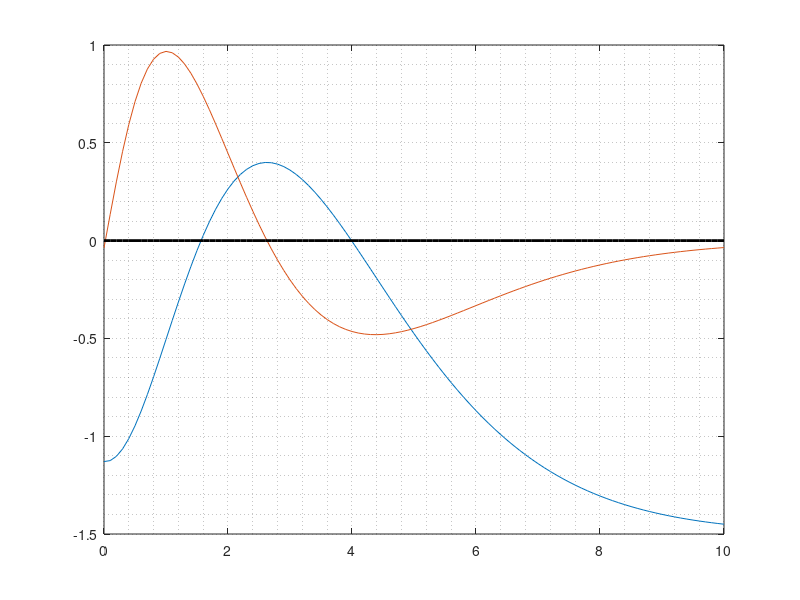

Source code (MATLAB): (Note: this script raises an error after producing the figure.)
 % Entregable
clear all; clc; clf

% Inciso 1
% Se define la funcion E(t)-1.5 y su primer derivada
E = @(t) (((t+(1/3)).^3 + (1/3)) .* e.^(-t) - 1.5);
dE = @(t) (e.^(-t) .* ( 3 .* (t+(1/3)).^2 - (t+(1/3)).^3 - (1/3)));

% Grafica de E(t) y E'(t)
 t = [0:0.1:10];
 y_E = E(t);
 y_dE = dE(t);
 z=@(t) 0.*t;
 zz=z(t);
 figure(1);
 plot(t, y_E, t, y_dE,t,zz,'k-','linewidth', 2);
 grid minor
% Maximo de iteraciones y tolerancia
 maxit = 20;
 tol = 1E-12;

 % Calculo de la ra?z en el intervalo [1:2]

 t0_1 = 2; % Se puede buscar con Biseccion
 [r1, it1, rh1,~]= newtonraphson (E, dE, t0_1, maxit, tol);

 % Calculo de la raiz en el intervalo [3:5]

 x0_2 = 3;
 [r2, it2, rh2,~]= newtonraphson (E, dE, x0_2, maxit, tol);

 disp("t -> E = 1.5 | Iteraciones ");
 disp([r1 it1]);
 disp([r2 it2]);

 % Grafica de la convergencia
 figure(2);
 semilogy([1:it1], rh1, [1:it2], rh2);
 grid minor

 % ----------------------------------------------------------------- %

 % Inciso 2
 % Se redefine la funcion de E(t) y se define la segunda derivada
 E = @(t) (((t+(1/3)).^3 + (1/3)) .* e.^(-t)); % Funcion sin el valor 1.5
 d2E = @(t) (e.^(-t) .* ( (t+(1/3)).^3 - 6 .* (t+(1/3)).^2 + 6 .*(t+(1/3)) + (1/3)));

 % Grafica de E(t), E'(t) y E''(t)
 t = [0:0.1:10];
 y_E = E(t);
 y_dE = dE(t);
 y_d2E = d2E(t);

 figure(3);
 plot(t, y_E, t, y_dE, t, y_d2E,t,zz,'k-','linewidth', 2);
 grid minor
 % Calculo del punto critico en el intervalo [2:3]

 t0_3 = 2;
 [r3, it3, rh3,~]= newtonraphson (dE, d2E, t0_3, maxit, tol);

 disp("t -> E_max | Iteraciones ");
 disp([r3 it3]);
 disp("Valor de E_max");
 disp(E(r3));

 % Grafica de la convergencia
 figure(4);
 semilogy([1:it3], rh3);
 grid minor
 % ----------------------------------------------------------------- %

 % Inciso 3
 % Se redefine la funcion de E(t) y se define la segunda derivada
 d3E = @(t) (e.^(-t) .* ( -((t+(1/3)).^3) + 9 .* (t+(1/3)).^2 - 18 .*(t+(1/3)) + (17/3)));

 % Grafica de E'(t), E''(t) y E'''(t)
 t = [0:0.1:10];
 y_dE = dE(t);
 y_d2E = d2E(t);
 y_d3E = d3E(t);
 figure(5);
 plot(t, y_dE, t, y_d2E, t, y_d3E,t,zz,'k-','linewidth', 2);
 grid minor
 % Aproximacion al punto cr?tico de E'(t) en el intervalo [0:2]

 xmin = 0;
 xmax = 2;
 maxit_b = 10;
 tol_b = 1E-1;
 [t0_4_aprox, it4_aprox] = bisection (d2E, xmin, xmax, maxit_b,tol_b);


 [r4, it4, rh4,~]= newtonraphson (d2E, d3E, t0_4_aprox, maxit, tol);

 disp("t -> dE_max");
 disp(r4);
